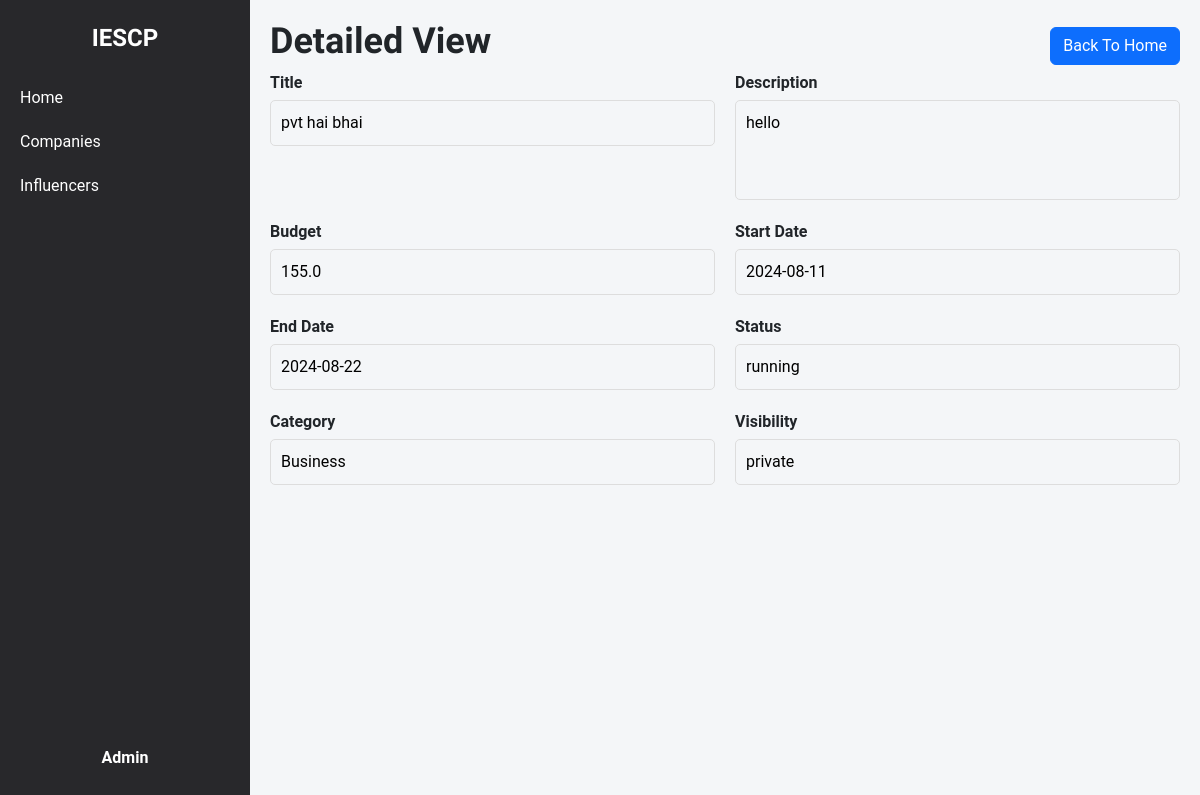
The app's page /admin/campaign_view/2 (signed in), older data.
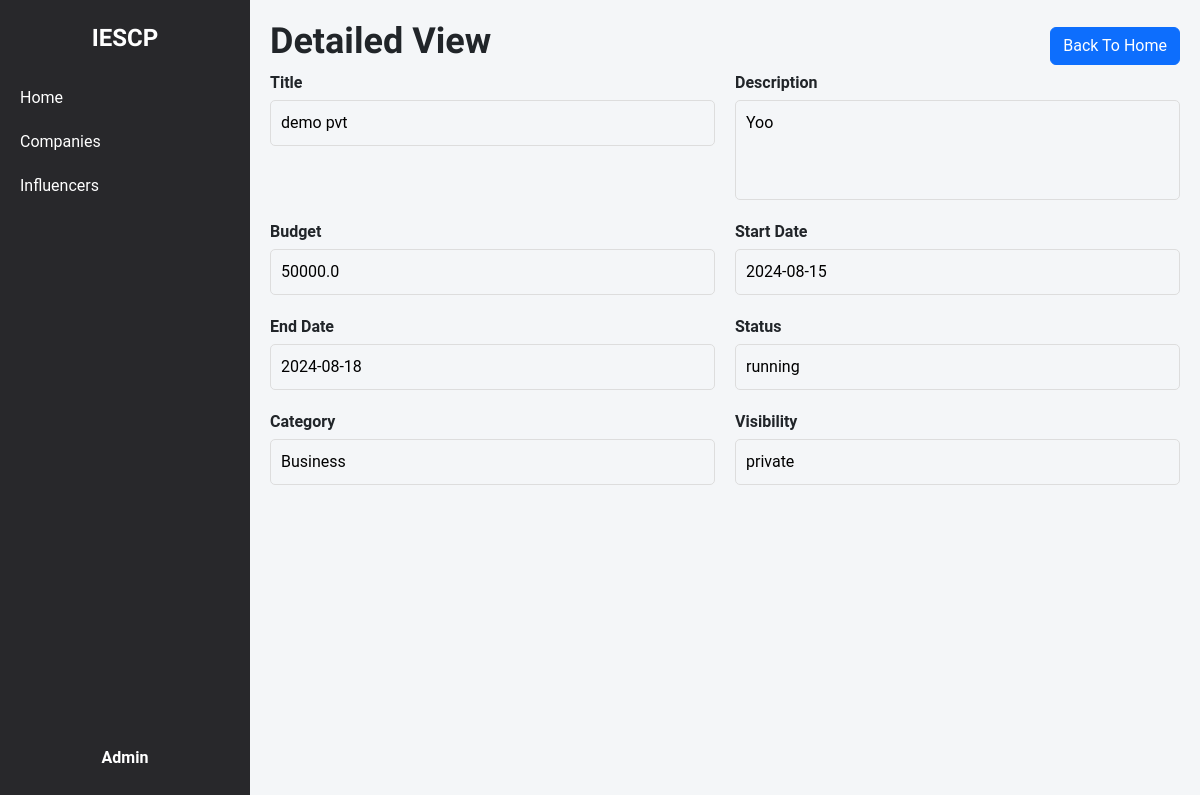
The same page, newer data.
### models.py (models this page shows, shortened)
class Campaign(db.Model):
    __tablename__ = 'campaign'
    id = db.Column(db.Integer, primary_key=True)
    title = db.Column(db.String(200), nullable=False)
    description = db.Column(db.Text, nullable=False)
    budget = db.Column(db.Float, nullable=False)
    start_date = db.Column(db.Date, nullable=False)
    end_date = db.Column(db.Date, nullable=False)
    company_id = db.Column(db.Integer, db.ForeignKey('company.id'), nullable=False)
    admin_id = db.Column(db.Integer, db.ForeignKey('admin.id'), nullable=False, default=1)
    status = db.Column(db.String(50), nullable=False, default='pending')
    category = db.Column(db.String(255), nullable=False)
    created_at = db.Column(db.DateTime, nullable=False, default=datetime.utcnow)
    visibility = db.Column(db.String(50), nullable=False, default='public')
    influencers = db.relationship('Influencer', secondary=influencer_campaign_association, back_populates='campaigns')
    is_flag = db.Column(db.Boolean, nullable=False, default=False)

### admin_routes.py (the view)
@app.route('/admin/campaign_view/<int:campaign_id>')
@admin_auth_required
def admin_campaign_view(campaign_id):
    campaign = Campaign.query.get(campaign_id)
    if not campaign:
        flash('Campaign not found!', 'error')
        return redirect(url_for('admin_home'))
    user = Admin.query.get(session['admin_id'])
    return render_template('admin_campaign_view.html', campaign=campaign, user=user)

### admin_routes.py (called while the page is built)
def admin_auth_required(func):
    @wraps(func)
    def func4(*args, **kwargs):
        if 'admin_id' in session:
            return func(*args, **kwargs)
        else:
            flash("Please login first")
            return redirect(url_for('admin_login'))
    return func4

### templates/admin_campaign_view.html (shortened to what this page needs)
{% extends 'layout.html' %}
{% block content %}
    <div class="container-box">
        <div class="sidebar">
            <div class="logo">IESCP</div>
            <ul>
                <li><a href="{{url_for('admin_home')}}">Home</a></li>
                <li><a href="{{url_for('admin_company_view')}}">Companies</a></li>
                <li><a href="{{ url_for('admin_influencer_view') }}">Influencers</a></li>
            </ul>
            <div class="profile">
                <a href="{{ url_for('admin_dashboard') }}">
                    <div class="profile-name-category">
                        <span class="name">{{ user.name }}</span>
                    </div>
                </a>
            </div>
        </div>
        <div class="main-content">
            <div class="activity-heading">
                <h1>Detailed View</h1>
                <a href="{{ url_for('admin_home') }}" class="btn btn-primary">Back To Home</a>
            </div>
            <div class="details-grid">
                <div class="detail-item">
                    <label for="title">Title</label>
                    <input type="text" id="title" name="title" value="{{ campaign.title }}" readonly>
                </div>
                <div class="detail-item">
                    <label for="description">Description</label>
                    <textarea id="description" name="description" readonly>{{ campaign.description }}</textarea>
                </div>
                <div class="detail-item">
                    <label for="budget">Budget</label>
                    <input type="text" id="budget" name="budget" value="{{ campaign.budget }}" readonly>
                </div>
                <div class="detail-item">
                    <label for="start_date">Start Date</label>
                    <input type="text" id="start_date" name="start_date" value="{{ campaign.start_date }}" readonly>
                </div>
                <div class="detail-item">
                    <label for="end_date">End Date</label>
                    <input type="text" id="end_date" name="end_date" value="{{ campaign.end_date }}" readonly>
                </div>
                <div class="detail-item">
                    <label for="status">Status</label>
                    <input type="text" id="status" name="status" value="{{ campaign.status }}" readonly>
                </div>
                <div class="detail-item">
                    <label for="category">Category</label>
                    <input type="text" id="category" name="category" value="{{ campaign.category }}" readonly>
                </div>
                <div class="detail-item">
                    <label for="visibility">Visibility</label>
                    <input type="text" id="visibility" name="visibility" value="{{ campaign.visibility }}" readonly>
                </div>
            </div>
        </div>
    </div>
{% endblock %}

Row changes from the older to the newer data that the page shows:
changed Campaign "running": title "pvt hai bhai" → "demo pvt"; description "hello" → "Yoo"; budget "155.0" → "50000.0"; start_date "2024-08-11" → "2024-08-15"; end_date "2024-08-22" → "2024-08-18"
